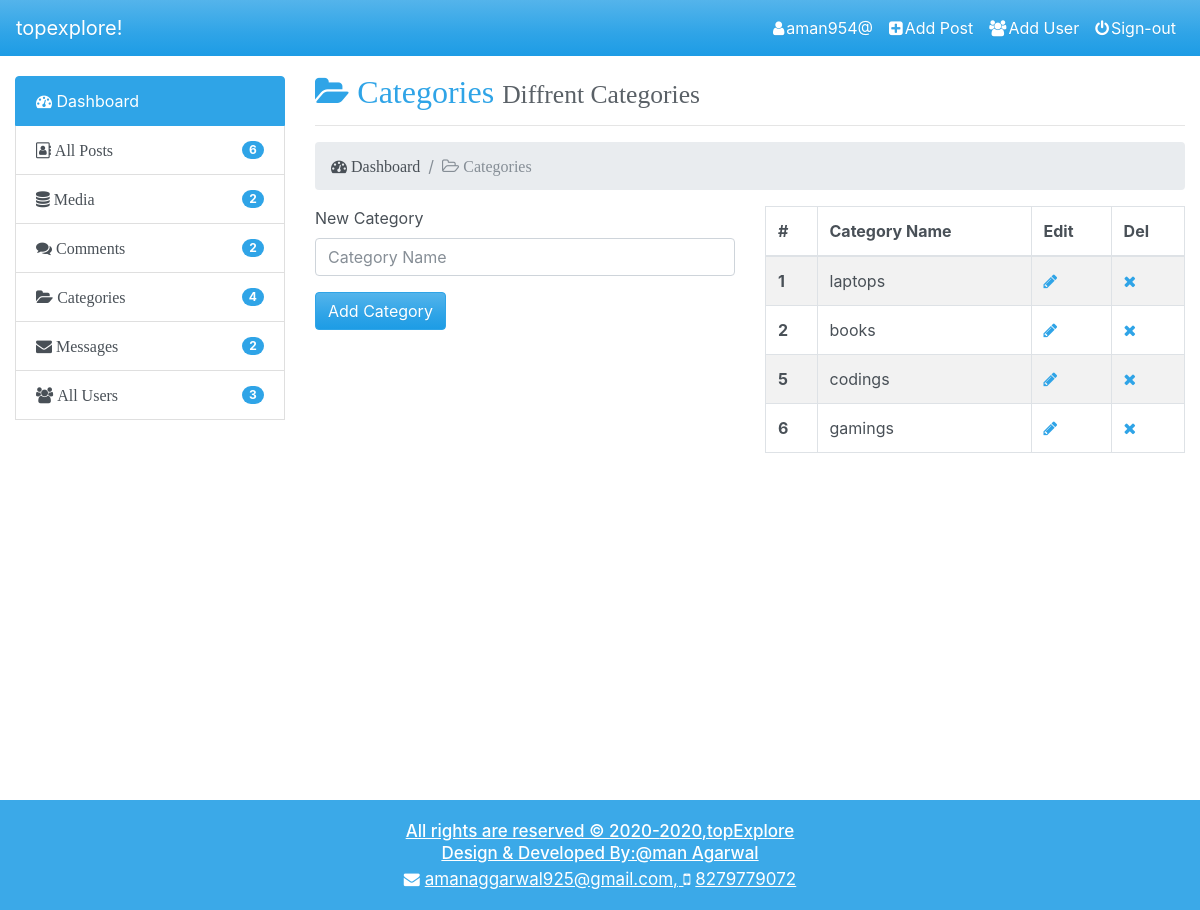
/admin/category.php (signed in), run on the app's committed database.
### tables this page shows
CREATE TABLE `category` (
  `id` int(11) NOT NULL,
  `category` varchar(255) NOT NULL
);

### admin/category.php (the view, shortened to what this page needs)
<?php
require_once('inc/top.php');
 ?>
  </head>
  <body>
    <?php require_once('inc/nav.php');
    ?>
    <div class="container-fluid">
<div class="row" style="margin-top:20px;">
  <div class="col-lg-3 col-md-12 col-sm-12">
    <?php require_once('inc/sidebar.php');  ?>
</div>
<div class="col-lg-9 col-md-12 col-sm-12">
  <i class="fa fa-2x fa-folder-open" aria-hidden="true" style="color:#2fa4e7;">&nbsp;Categories <small style="color:#495057;opacity:0.9;">Diffrent Categories</small></i>
<hr>
<ol class="breadcrumb">
  <li class="breadcrumb-item "><i class="fa fa-tachometer" aria-hidden="true";>&nbsp;Dashboard</i></li>
  <li class="breadcrumb-item active"><i class="fa fa-folder-open-o active" aria-hidden="true">&nbsp;Categories</i></li>
</ol>
<div class="row">
  <div class="col-lg-6 col-sm-12" style="margin-bottom:20px;">
    <form method='post' action=''>
  <div class="form-group">
    <label for="category">New Category</label>
    <input type="text" class="form-control" id="category" placeholder="Category Name" Name="category" style="width:100%;">
  </div>
  <input type='submit' name='submit' value='Add Category' class="btn btn-primary">
</form>
<br>
    </div>
    <div class="col-lg-6 col-sm-12">
<?php
$disq="SELECT * FROM category ORDER BY id ";
$discc=mysqli_query($conn,$disq);
if(mysqli_num_rows($discc)>0)
{
?>
      <table class="table table-hover table-bordered table-striped">
        <thead class="thead-inverse">
          <tr>
            <th>#</th>
            <th>Category Name</th>
            <th>Edit</th>
            <th>Del</th>
          </tr>
        </thead>
        <tbody>
          <?php
          while($disrow=mysqli_fetch_array($discc))
          {
            $discategory=$disrow['category'];
            $disid=$disrow['id'];
          ?>
          <tr>
            <th scope="row"><?php echo $disid;  ?></th>
            <td><?php    echo $discategory;      ?></td>
            <td><a href='category.php?cat="<?php echo $disid;    ?>"'><i class="fa fa-pencil" aria-hidden="true"></i></a></td>
            <td><a style='text-decoration:none;' href='category.php?del="<?php echo $disid;    ?>"'<i class="fa fa-times" aria-hidden="true"></i></a></td>
          </tr>
        <?php }  ?>
        </tbody>
      </table>
<?php   }
else
{
echo "<center><h2>No Category available</h2></center>";
}
 ?>
      </div>
    </div>
</div>
</div>
</div>
</div>
<?php require_once('inc/footer.php');  ?>
  </body>
</html>

### admin/admin.css (style rules this page uses)
.table { min-width:-20px; }
html,body { height:100vh; min-height: 100vh !important; height: 100vh; position:relative; }

### data on the page
category: id "1", category "laptops"
category: id "2", category "books"
category: id "5", category "codings"
category: id "6", category "gamings"

### other printed values
$_SESSION['username'] "aman954@"
$p "6"
$m "2"
$c "2"
$cat "4"
$user "3"
